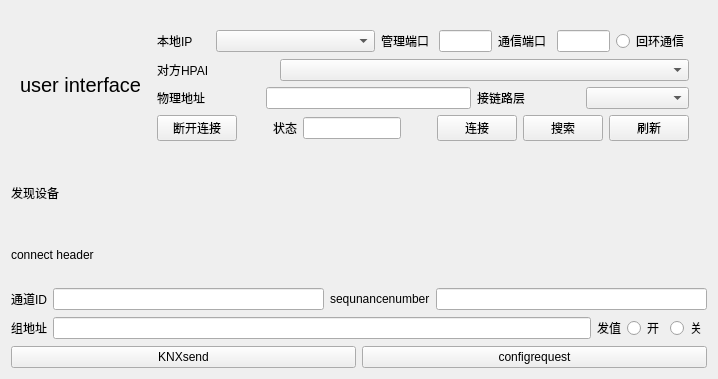
<?xml version="1.0" encoding="UTF-8"?>
<ui version="4.0">
 <class>userface</class>
 <widget class="QWidget" name="userface">
  <property name="geometry">
   <rect>
    <x>0</x>
    <y>0</y>
    <width>718</width>
    <height>379</height>
   </rect>
  </property>
  <property name="windowTitle">
   <string>Form</string>
  </property>
  <layout class="QGridLayout" name="gridLayout_3">
   <item row="1" column="0">
    <widget class="QWidget" name="widget" native="true">
     <layout class="QGridLayout" name="gridLayout_2">
      <item row="0" column="2">
       <widget class="QWidget" name="widget_2" native="true">
        <layout class="QVBoxLayout" name="verticalLayout_3">
         <item>
          <layout class="QHBoxLayout" name="horizontalLayout_5" stretch="1,3,1,1,1,1,1">
           <item>
            <widget class="QLabel" name="label_4">
             <property name="text">
              <string>本地IP</string>
             </property>
            </widget>
           </item>
           <item>
            <widget class="QComboBox" name="comboBox_2"/>
           </item>
           <item>
            <widget class="QLabel" name="label_2">
             <property name="text">
              <string>管理端口</string>
             </property>
            </widget>
           </item>
           <item>
            <widget class="QLineEdit" name="lineEdit_2"/>
           </item>
           <item>
            <widget class="QLabel" name="label_6">
             <property name="text">
              <string>通信端口</string>
             </property>
            </widget>
           </item>
           <item>
            <widget class="QLineEdit" name="lineEdit_4"/>
           </item>
           <item>
            <widget class="QRadioButton" name="radioButton">
             <property name="text">
              <string>回环通信</string>
             </property>
            </widget>
           </item>
          </layout>
         </item>
         <item>
          <layout class="QHBoxLayout" name="horizontalLayout_6" stretch="2,7">
           <item>
            <widget class="QLabel" name="label_5">
             <property name="text">
              <string>对方HPAI</string>
             </property>
            </widget>
           </item>
           <item>
            <widget class="QComboBox" name="comboBox_3"/>
           </item>
          </layout>
         </item>
         <item>
          <layout class="QHBoxLayout" name="horizontalLayout_9" stretch="1,2,1,1">
           <item>
            <widget class="QLabel" name="label_7">
             <property name="text">
              <string>物理地址</string>
             </property>
            </widget>
           </item>
           <item>
            <widget class="QLineEdit" name="lineEdit"/>
           </item>
           <item>
            <widget class="QLabel" name="label_8">
             <property name="text">
              <string>接链路层</string>
             </property>
            </widget>
           </item>
           <item>
            <widget class="QComboBox" name="comboBox_5"/>
           </item>
          </layout>
         </item>
         <item>
          <layout class="QHBoxLayout" name="horizontalLayout_7">
           <item>
            <widget class="QPushButton" name="pushButton_4">
             <property name="text">
              <string>断开连接</string>
             </property>
            </widget>
           </item>
           <item>
            <spacer name="horizontalSpacer_3">
             <property name="orientation">
              <enum>Qt::Orientation::Horizontal</enum>
             </property>
             <property name="sizeHint" stdset="0">
              <size>
               <width>40</width>
               <height>20</height>
              </size>
             </property>
            </spacer>
           </item>
           <item>
            <widget class="QLabel" name="label_3">
             <property name="text">
              <string>状态</string>
             </property>
            </widget>
           </item>
           <item>
            <widget class="QLineEdit" name="lineEdit_3"/>
           </item>
           <item>
            <spacer name="horizontalSpacer">
             <property name="orientation">
              <enum>Qt::Orientation::Horizontal</enum>
             </property>
             <property name="sizeHint" stdset="0">
              <size>
               <width>40</width>
               <height>20</height>
              </size>
             </property>
            </spacer>
           </item>
           <item>
            <widget class="QPushButton" name="pushButton_5">
             <property name="text">
              <string>连接</string>
             </property>
            </widget>
           </item>
           <item>
            <widget class="QPushButton" name="pushButton_2">
             <property name="text">
              <string>搜索</string>
             </property>
            </widget>
           </item>
           <item>
            <widget class="QPushButton" name="pushButton">
             <property name="text">
              <string>刷新</string>
             </property>
            </widget>
           </item>
          </layout>
         </item>
        </layout>
       </widget>
      </item>
      <item row="0" column="0">
       <layout class="QGridLayout" name="gridLayout"/>
      </item>
      <item row="0" column="1">
       <widget class="QLabel" name="label">
        <property name="font">
         <font>
          <pointsize>15</pointsize>
         </font>
        </property>
        <property name="text">
         <string>user interface</string>
        </property>
       </widget>
      </item>
     </layout>
    </widget>
   </item>
   <item row="2" column="0">
    <layout class="QVBoxLayout" name="verticalLayout">
     <item>
      <widget class="QLabel" name="label_9">
       <property name="text">
        <string>发现设备</string>
       </property>
      </widget>
     </item>
     <item>
      <layout class="QVBoxLayout" name="verticalLayout_6"/>
     </item>
    </layout>
   </item>
   <item row="3" column="0">
    <layout class="QVBoxLayout" name="verticalLayout_4">
     <item>
      <widget class="QLabel" name="label_13">
       <property name="text">
        <string>connect header</string>
       </property>
      </widget>
     </item>
     <item>
      <layout class="QVBoxLayout" name="verticalLayout_2"/>
     </item>
    </layout>
   </item>
   <item row="4" column="0">
    <layout class="QVBoxLayout" name="verticalLayout_5">
     <item>
      <layout class="QHBoxLayout" name="horizontalLayout">
       <item>
        <widget class="QLabel" name="label_10">
         <property name="text">
          <string>通道ID</string>
         </property>
        </widget>
       </item>
       <item>
        <widget class="QLineEdit" name="lineEdit_5"/>
       </item>
       <item>
        <widget class="QLabel" name="label_11">
         <property name="text">
          <string>sequnancenumber</string>
         </property>
        </widget>
       </item>
       <item>
        <widget class="QLineEdit" name="lineEdit_6"/>
       </item>
      </layout>
     </item>
     <item>
      <layout class="QHBoxLayout" name="horizontalLayout_2">
       <item>
        <widget class="QLabel" name="label_12">
         <property name="text">
          <string>组地址</string>
         </property>
        </widget>
       </item>
       <item>
        <widget class="QLineEdit" name="lineEdit_7">
         <property name="text">
          <string/>
         </property>
        </widget>
       </item>
       <item>
        <widget class="QLabel" name="label_14">
         <property name="text">
          <string>发值</string>
         </property>
        </widget>
       </item>
       <item>
        <widget class="QRadioButton" name="radioButton_2">
         <property name="text">
          <string>开</string>
         </property>
        </widget>
       </item>
       <item>
        <widget class="QRadioButton" name="radioButton_3">
         <property name="text">
          <string>关</string>
         </property>
        </widget>
       </item>
      </layout>
     </item>
     <item>
      <layout class="QHBoxLayout" name="horizontalLayout_3">
       <item>
        <widget class="QPushButton" name="pushButton_6">
         <property name="text">
          <string>KNXsend</string>
         </property>
        </widget>
       </item>
       <item>
        <widget class="QPushButton" name="pushButton_3">
         <property name="text">
          <string>configrequest</string>
         </property>
        </widget>
       </item>
      </layout>
     </item>
    </layout>
   </item>
  </layout>
 </widget>
 <resources/>
 <connections/>
</ui>
